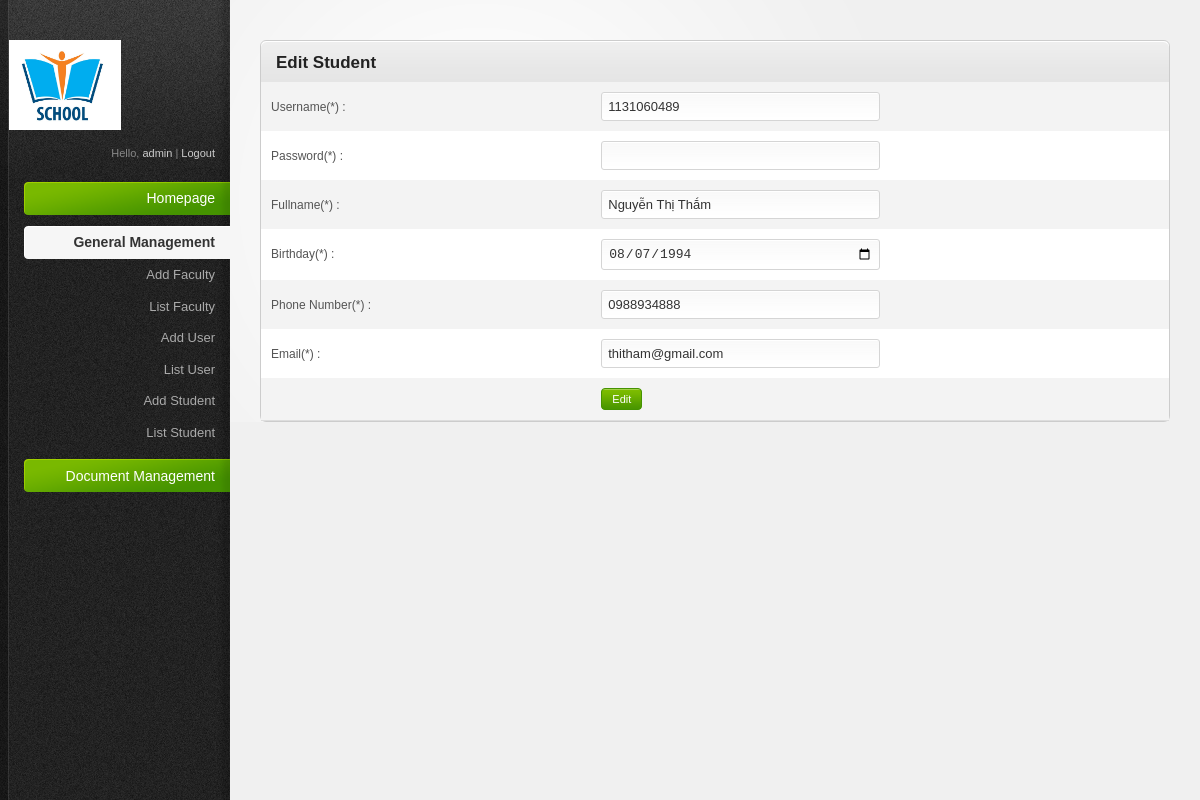
The app's page /admin/index.php?act=student&mod=edit&id=1131060489 (signed in) with its own data.
### tables this page shows
CREATE TABLE IF NOT EXISTS `tbl_student` (
  `studentID` varchar(20) NOT NULL,
  `password` varchar(300) NOT NULL,
  `id_faculty` int(11) NOT NULL,
  `fullname` varchar(50) NOT NULL,
  `dob` date NOT NULL,
  `phoneNum` varchar(15) NOT NULL,
  `email` varchar(30) NOT NULL,
  PRIMARY KEY (`studentID`)
);

### admin/modules/student/edit.php (the view)
<?php
	$sql="select * from tbl_student where studentID='$_GET[id]'";
	$qr=mysql_query($sql);
	$kq=mysql_fetch_array($qr);
?>
<div class="content-box-header">
	<h3>Edit Student</h3>
</div>
<form method="post" action="" enctype="multipart/form-data">
<table>
	<tr>
		<td>Username(*) :</td>
		<td><input class="medium-input" readonly="1" name="username" value="<?php echo $kq[studentID]; ?>" /></td>
	</tr>
	<tr>
		<td>Password(*) :</td>
		<td><input class="medium-input" name="password" value="" /></td>
	</tr>
	<tr>
		<td>Fullname(*) :</td>
		<td><input class="medium-input" name="fullname" value="<?php echo $kq[fullname]; ?>" /></td>
	</tr>
	<tr>
		<td>Birthday(*) :</td>
		<td><input class="medium-input" type="date" name="dob" value="<?php echo $kq[dob]; ?>" /></td>
	</tr>
	<tr>
		<td>Phone Number(*) :</td>
		<td><input class="medium-input" name="phoneNum" value="<?php echo $kq[phoneNum]; ?>" /></td>
	</tr>
	<tr>
		<td>Email(*) :</td>
		<td><input class="medium-input" name="email" value="<?php echo $kq[email]; ?>" /></td>
	</tr>
	<tr>
		<td><input type="hidden" name="editStudent" value="editStudent"/></td>
        <td><input class="button" type="submit" value=" Edit "/></td>
	</tr>
</table>
</form>

### admin/teamplates/css/style.css (style rules this page uses)
html { font-size: 100%; height: 100%; margin-bottom: 1px; }
body { font-family: Arial, Helvetica, sans-serif; color: #555; background: #f0f0f0 url('../images/bg-body.gif') top left repeat-y; font-size: 12px; }
h1, h2, h3, h4, h5, h6 { font-family: Helvetica, Arial, sans-serif; color: #222; font-weight: bold; }
h3 { font-size: 17px; padding: 0 0 10px 0; }
.button { font-family: Verdana, Arial, sans-serif; display: inline-block; background: #459300 url('../images/bg-button-green.gif') top left repeat-x !important; border: 1px solid #459300 !important; padding: 4px 7px 4px 7px !important; color: #fff !important; font-size: 11px !important; cursor: pointer; }
.content-box-header { background: #e5e5e5 url('../images/bg-content-box.gif') top left repeat-x; margin-top: 1px; height: 40px; }
.content-box-header h3 { padding: 12px 15px 10px; float: left; }
#main-content table { width: 100%; border-collapse: collapse; }
#main-content tbody tr { background: #fff; }
#main-content tbody tr.alt-row { background: #f3f3f3; }
#main-content table td, #main-content table th { padding: 10px; line-height: 1.3em; }
form input, input.text-input, form select, form textarea, form .wysiwyg { padding: 6px; font-size: 13px; background: #fff url('../images/bg-form-field.gif') top left repeat-x; border: 1px solid #d5d5d5; color: #333; }
form .medium-input { width: 50% !important; border-radius: 3px; }

### admin/teamplates/css/invalid.css (style rules this page uses)
.button, #main-content table tfoot td .bulk-actions select, .pagination a.number, form input.text-input, form textarea, form .wysiwyg, form select { -moz-border-radius: 4px; -webkit-border-radius: 4px; border-radius: 4px; }
.content-box, .content-box-header, ul.content-box-tabs li a.current, .shortcut-button, .notification { -moz-border-radius: 6px; -webkit-border-radius: 6px; border-radius: 6px; }
.content-box-header { -moz-border-radius-bottomleft: 0; -moz-border-radius-bottomright: 0; -webkit-border-bottom-left-radius: 0; -webkit-border-bottom-right-radius: 0; border-bottom-left-radius: 0; border-bottom-right-radius: 0; }

### records on screen
tbl_student: username "1131060489", fullname "Nguyễn Thị Thắm", dob "08/07/1994", phoneNum "0988934888", email "thitham@gmail.com"

### other values on screen
$_SESSION['adminID'] "admin"
